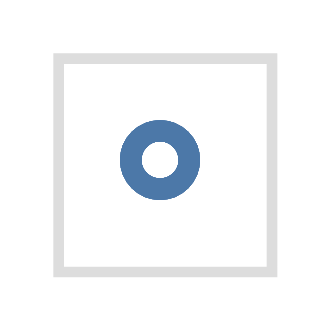

Write the Vega-Lite specification saved for this chart.
### Vega specification from a JSON file in a GitHub repository (floating-point values rounded to 4 significant figures)
{"$schema": "https://vega.github.io/schema/vega/v5.json", "background": "white", "padding": 5, "width": 20, "height": 20, "style": "cell", "data": [{"name": "source_0", "values": [{"a": "C", "b": 2}, {"a": "C", "b": 7}, {"a": "C", "b": 4}, {"a": "D", "b": 1}, {"a": "D", "b": 2}, {"a": "D", "b": 6}, {"a": "E", "b": 8}, {"a": "E", "b": 4}, {"a": "E", "b": 7}]}], "marks": [{"name": "marks", "type": "symbol", "style": ["point"], "from": {"data": "source_0"}, "encode": {"update": {"opacity": {"value": 0.7}, "fill": {"value": "transparent"}, "stroke": {"value": "#4c78a8"}, "x": {"signal": "width", "mult": 0.5}, "y": {"signal": "height", "mult": 0.5}}}}]}
